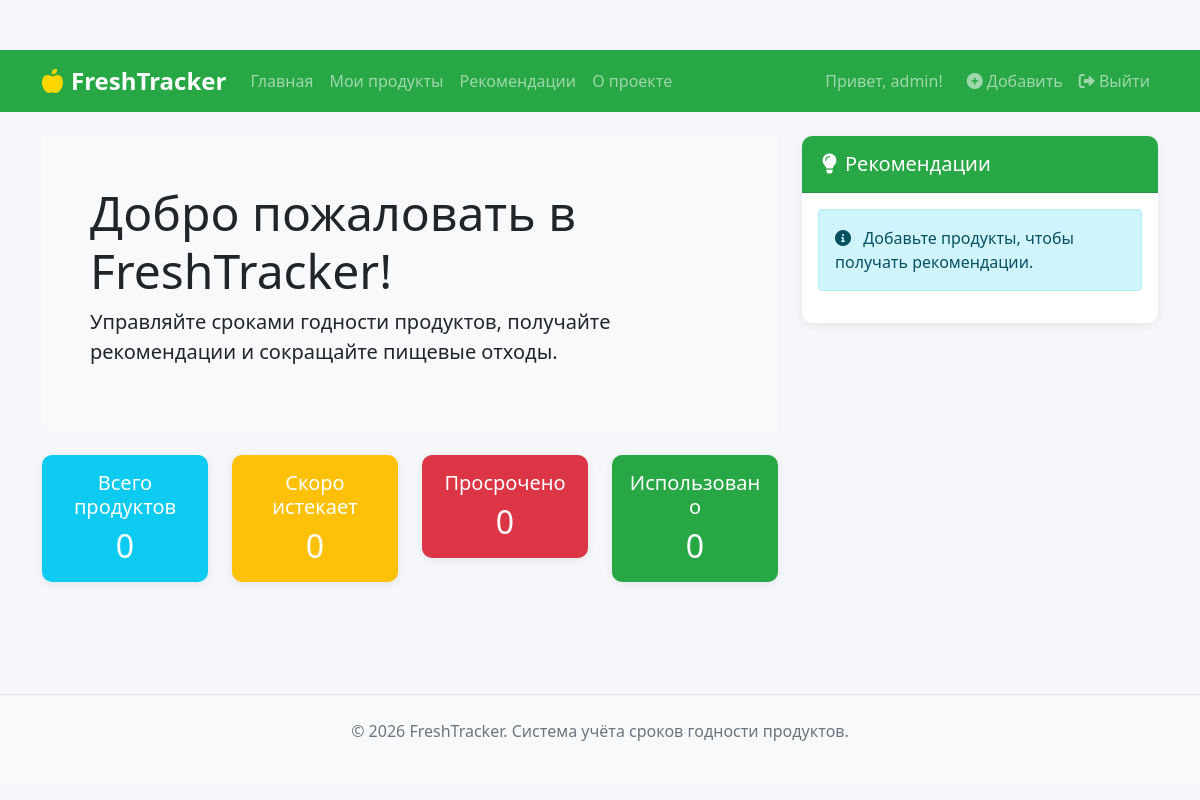
The app's page / (signed in), older data.
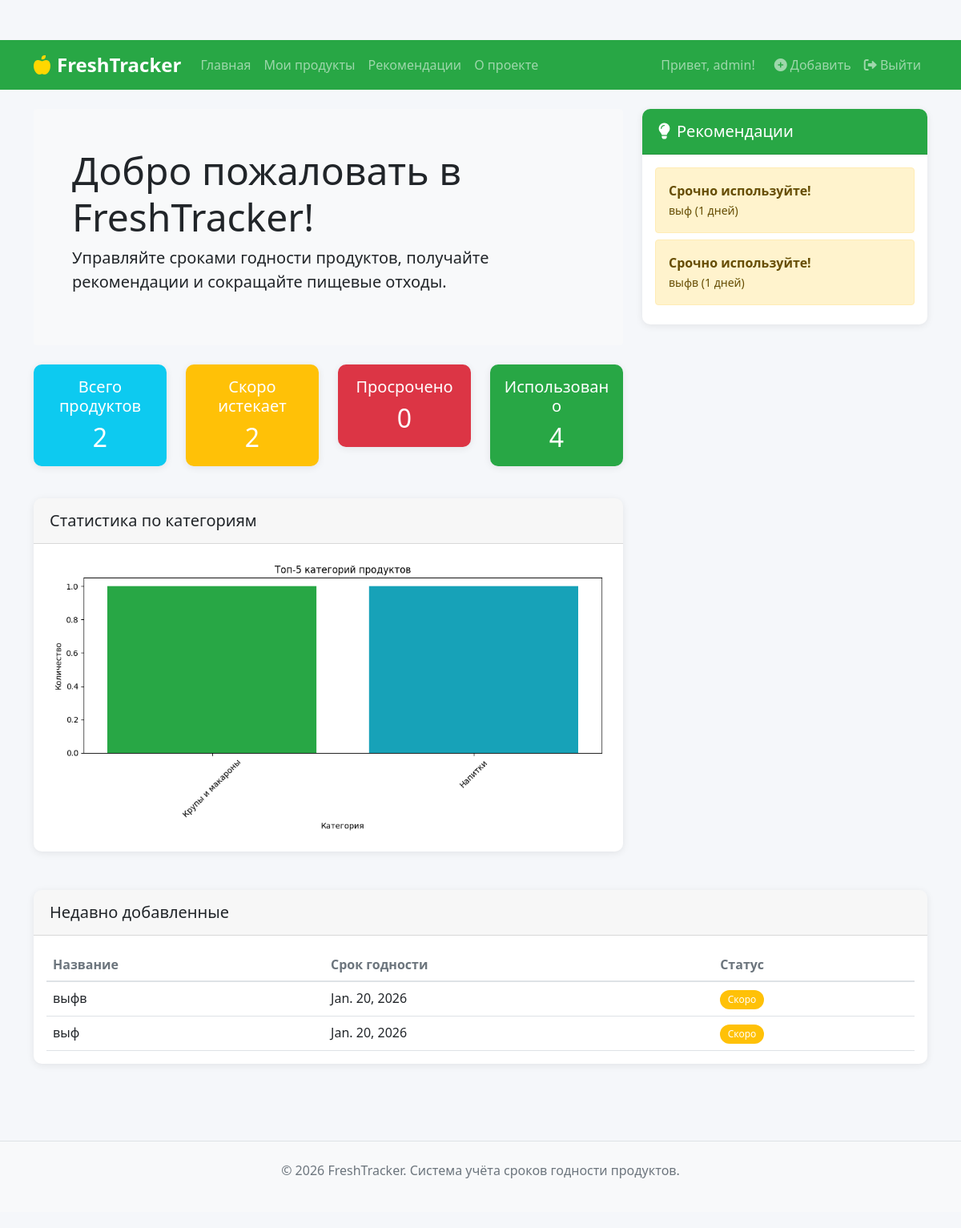
The same page, newer data.
### app/models.py (models this page shows, shortened)
class Product(models.Model):
    STATUS_CHOICES = [
        ('active', 'Активный'),
        ('used', 'Использован'),
        ('expired', 'Просрочен'),
        ('thrown', 'Выброшен'),
    ]
    PRIORITY_CHOICES = [
        ('low', 'Низкий'),
        ('medium', 'Средний'),
        ('high', 'Высокий'),
    ]
    STORAGE_CHOICES = [
        ('fridge', 'Холодильник'),
        ('freezer', 'Морозилка'),
        ('pantry', 'Кладовая'),
        ('room', 'Комнатная температура'),
    ]
    UNIT_CHOICES = [
        ('шт', 'шт'),
        ('кг', 'кг'),
        ('г', 'г'),
        ('л', 'л'),
        ('мл', 'мл'),
        ('уп', 'уп'),
    ]
    user = models.ForeignKey(
        User,
        on_delete=models.CASCADE,
        related_name='products',
        verbose_name="Пользователь"
    )
    name = models.CharField(max_length=200, verbose_name="Название продукта")
    category = models.ForeignKey(
        Category,
        on_delete=models.SET_NULL,
        null=True,
        blank=True,
        verbose_name="Категория"
    )
    expiration_date = models.DateField(verbose_name="Срок годности до")
    purchase_date = models.DateField(
        default=timezone.now,
        verbose_name="Дата покупки"
    )
    quantity = models.FloatField(
        default=1,
        verbose_name="Количество",
        validators=[MinValueValidator(0.1)]
    )
    unit = models.CharField(
        max_length=10,
        default='шт',
        choices=UNIT_CHOICES,
        verbose_name="Единица измерения"
    )
    storage = models.CharField(
        max_length=20,
        choices=STORAGE_CHOICES,
        blank=True,
        verbose_name="Место хранения"
    )
    priority = models.CharField(
        max_length=10,
        choices=PRIORITY_CHOICES,
        default='medium',
        verbose_name="Приоритет использования"
    )
    estimated_price = models.DecimalField(
        max_digits=10,
        decimal_places=2,
        null=True,
        blank=True,
        verbose_name="Примерная стоимость"
    )
    notes = models.TextField(blank=True, verbose_name="Заметки")
    status = models.CharField(
        max_length=10,
        choices=STATUS_CHOICES,
        default='active',
        verbose_name="Статус"
    )
    notifications = models.BooleanField(
        default=True,
        verbose_name="Уведомления"
    )
    created_at = models.DateTimeField(auto_now_add=True)
    updated_at = models.DateTimeField(auto_now=True)
    class Meta:
        verbose_name = "Продукт"
        verbose_name_plural = "Продукты"
        ordering = ['expiration_date', 'priority']
    @property
    def days_remaining(self):
        delta = self.expiration_date - timezone.now().date()
        return delta.days
    @property
    def status_color(self):
        days = self.days_remaining
        if days < 0:
            return 'danger'
        elif days <= 2:
            return 'warning'
        elif days <= 7:
            return 'info'
        else:
            return 'success'

### app/views.py (the view)
# urls.py: path('', views.index, name='index'),
def index(request):
    context = {}
    if request.user.is_authenticated:
        products = Product.objects.filter(user=request.user)
        total = products.count()
        expiring = products.filter(
            expiration_date__lte=timezone.now().date() + timedelta(days=2),
            expiration_date__gte=timezone.now().date(),
            status='active'
        ).count()
        expired = products.filter(
            expiration_date__lt=timezone.now().date(),
            status='active'
        ).count()
        if products.exists():
            data = []
            for p in products.filter(status='active'):
                data.append({
                    'name': p.name,
                    'category': p.category.name if p.category else 'Без категории',
                    'days_left': p.days_remaining,
                    'expiration_date': p.expiration_date,
                })
            if data:
                df = pd.DataFrame(data)
                category_stats = df.groupby('category').agg({
                    'name': 'count',
                    'days_left': ['mean', 'min']
                }).round(1)
                plt.figure(figsize=(10, 5))
                categories = df['category'].value_counts().head(5)
                plt.bar(categories.index, categories.values, color=['#28a745', '#17a2b8', '#ffc107', '#dc3545', '#6c757d'])
                plt.title('Топ-5 категорий продуктов')
                plt.xlabel('Категория')
                plt.ylabel('Количество')
                plt.xticks(rotation=45)
                plt.tight_layout()
                buffer = BytesIO()
                plt.savefig(buffer, format='png', dpi=100)
                buffer.seek(0)
                image_png = buffer.getvalue()
                buffer.close()
                plt.close()
                graphic = base64.b64encode(image_png).decode('utf-8')
                context['graphic'] = graphic
        recent_products = products.filter(status='active').order_by('-created_at')[:5]
        recommendations = get_recommendations(request.user)
        context.update({
            'total': total,
            'expiring': expiring,
            'expired': expired,
            'recent_products': recent_products,
            'recommendations': recommendations[:3],
        })
    return render(request, 'index.html', context)

### app/templates/index.html (shortened to what this page needs)
{% extends 'base.html' %}
{% block content %}
<div class="row">
    <div class="col-lg-8">
        <div class="jumbotron bg-light p-5 rounded mb-4">
            <h1 class="display-5">Добро пожаловать в FreshTracker!</h1>
            <p class="lead">Управляйте сроками годности продуктов, получайте рекомендации и сокращайте пищевые отходы.</p>
        </div>
        {% if user.is_authenticated %}
        <div class="row mb-4">
            <div class="col-md-3">
                <div class="card text-white bg-info mb-3">
                    <div class="card-body text-center">
                        <h5 class="card-title">Всего продуктов</h5>
                        <h2 class="card-text">{{ total }}</h2>
                    </div>
                </div>
            </div>
            <div class="col-md-3">
                <div class="card text-white bg-warning mb-3">
                    <div class="card-body text-center">
                        <h5 class="card-title">Скоро истекает</h5>
                        <h2 class="card-text">{{ expiring }}</h2>
                    </div>
                </div>
            </div>
            <div class="col-md-3">
                <div class="card text-white bg-danger mb-3">
                    <div class="card-body text-center">
                        <h5 class="card-title">Просрочено</h5>
                        <h2 class="card-text">{{ expired }}</h2>
                    </div>
                </div>
            </div>
            <div class="col-md-3">
                <div class="card text-white bg-success mb-3">
                    <div class="card-body text-center">
                        <h5 class="card-title">Использовано</h5>
                        <h2 class="card-text">{{ total|add:expiring|add:expired|add:"0" }}</h2>
                    </div>
                </div>
            </div>
        </div>
        {% if graphic %}
        <div class="card mb-4">
            <div class="card-header">
                <h5 class="mb-0">Статистика по категориям</h5>
            </div>
            <div class="card-body">
                <img alt="График" class="img-fluid">
            </div>
        </div>
        {% endif %}
        {% endif %}
    </div>
    <div class="col-lg-4">
        <div class="card">
            <div class="card-header bg-success text-white">
                <h5 class="mb-0">
                    <i class="fas fa-lightbulb me-2"></i>Рекомендации
                </h5>
            </div>
            <div class="card-body">
                {% if user.is_authenticated and recommendations %}
                    {% for rec in recommendations %}
                    <div class="alert alert-{{ rec.urgency }} mb-2">
                        <strong>{{ rec.template.title }}</strong><br>
                        <small>{{ rec.product.name }} ({{ rec.days_remaining }} дней)</small>
                    </div>
                    {% endfor %}
                {% else %}
                    <div class="alert alert-info">
                        <i class="fas fa-info-circle me-2"></i>
                        {% if user.is_authenticated %}
                            Добавьте продукты, чтобы получать рекомендации.
                        {% else %}
                            Войдите в систему.
                        {% endif %}
                    </div>
                {% endif %}
            </div>
        </div>
    </div>
</div>
{% if user.is_authenticated and recent_products %}
<div class="row mt-4">
    <div class="col-12">
        <div class="card">
            <div class="card-header">
                <h5 class="mb-0">Недавно добавленные</h5>
            </div>
            <div class="card-body">
                <div class="table-responsive">
                    <table class="table table-hover">
                        <thead>
                            <tr>
                                <th>Название</th>
                                <th>Срок годности</th>
                                <th>Статус</th>
                            </tr>
                        </thead>
                        <tbody>
                            {% for product in recent_products %}
                            <tr>
                                <td>{{ product.name }}</td>
                                <td>{{ product.expiration_date }}</td>
                                <td>
                                    <span class="badge bg-{{ product.status_color }}">
                                        {% if product.days_remaining < 0 %}
                                            Просрочено
                                        {% elif product.days_remaining <= 2 %}
                                            Скоро
                                        {% else %}
                                            Ок
                                        {% endif %}
                                    </span>
                                </td>
                            </tr>
                            {% endfor %}
                        </tbody>
                    </table>
                </div>
            </div>
        </div>
    </div>
</div>
{% endif %}
{% endblock %}

### app/templates/base.html (shortened to what this page needs)
<!DOCTYPE html>
<html lang="ru">
<head>
    <link href="https://cdn.jsdelivr.net/npm/bootstrap@5.1.3/dist/css/bootstrap.min.css" rel="stylesheet">
    <link rel="stylesheet" href="https://cdnjs.cloudflare.com/ajax/libs/font-awesome/6.0.0/css/all.min.css">
    {% load static %}
    <link rel="stylesheet" href="{% static 'app/css/style.css' %}">
</head>
<body>
    <nav class="navbar navbar-expand-lg navbar-dark bg-success">
        <div class="container">
            <a class="navbar-brand" href="{% url 'index' %}">
                <i class="fas fa-apple-alt me-2"></i>FreshTracker
            </a>
            <div class="collapse navbar-collapse" id="navbarNav">
                <ul class="navbar-nav me-auto">
                    <li class="nav-item">
                        <a class="nav-link" href="{% url 'index' %}">Главная</a>
                    </li>
                    {% if user.is_authenticated %}
                    <li class="nav-item">
                        <a class="nav-link" href="{% url 'product_list' %}">Мои продукты</a>
                    </li>
                    <li class="nav-item">
                        <a class="nav-link" href="{% url 'recommendations' %}">Рекомендации</a>
                    </li>
                    {% endif %}
                    <li class="nav-item">
                        <a class="nav-link" href="{% url 'about' %}">О проекте</a>
                    </li>
                </ul>
                <div class="navbar-nav">
                    {% if user.is_authenticated %}
                        <span class="navbar-text me-3">
                            Привет, {{ user.username }}!
                        </span>
                        <a class="nav-link" href="{% url 'product_add' %}">
                            <i class="fas fa-plus-circle"></i> Добавить
                        </a>
                        <a class="nav-link" href="{% url 'logout' %}">
                            <i class="fas fa-sign-out-alt"></i> Выйти
                        </a>
                    {% endif %}
                </div>
            </div>
        </div>
    </nav>
    <main class="container py-4">
        {% block content %}{% endblock %}
    </main>
    <footer class="bg-light text-center text-muted py-4 mt-5 border-top">
        <div class="container">
            <p>&copy; {% now "Y" %} FreshTracker. Система учёта сроков годности продуктов.</p>
        </div>
    </footer>
</body>
</html>

### app/static/app/css/style.css (style rules this page uses)
:root { --primary-color: #28a745; --primary-dark: #1e7e34; --secondary-color: #6c757d; --warning-color: #ffc107; --danger-color: #dc3545; --info-color: #17a2b8; --light-color: #f8f9fa; --dark-color: #343a40; }
body { font-family: 'Segoe UI', Tahoma, Geneva, Verdana, sans-serif; background-color: #f5f7fa; min-height: 100vh; display: flex; flex-direction: column; }
main { flex: 1; }
.navbar-brand { font-weight: 700; font-size: 1.5rem; }
.navbar-brand i { color: #ffd700; }
.card { border: none; border-radius: 10px; box-shadow: 0 2px 10px rgba(0, 0, 0, 0.08); transition: all 0.3s ease; margin-bottom: 1.5rem; }
.card-header { border-radius: 10px 10px 0 0 !important; padding: 1rem 1.25rem; font-weight: 600; }
.table { margin-bottom: 0; }
.table thead th { border-top: none; font-weight: 600; color: var(--secondary-color); border-bottom: 2px solid #dee2e6; }
.badge { padding: 0.5em 0.8em; border-radius: 20px; font-weight: 500; }
.bg-success { background-color: var(--primary-color) !important; }
body { padding-top: 50px; padding-bottom: 20px; }

Row changes from the older to the newer data that the page shows:
added Product: template "Срочно используйте!", product.name "выф", days_remaining "1", name "выф", expiration_date "Jan. 20, 2026", shows "Скоро"
added Product: template "Срочно используйте!", product.name "выфв", days_remaining "1", name "выфв", expiration_date "Jan. 20, 2026", shows "Скоро"
Text that changed along with them:
{{ total }}: "0" → "2"
{{ expiring }}: "0" → "2"
{{ total|add:expiring|add:expired|add:"0" }}: "0" → "4"
text no longer shown: "Добавьте продукты, чтобы получать рекомендации."
text now shown: "Статистика по категориям Недавно добавленные Название Срок годности Статус"
